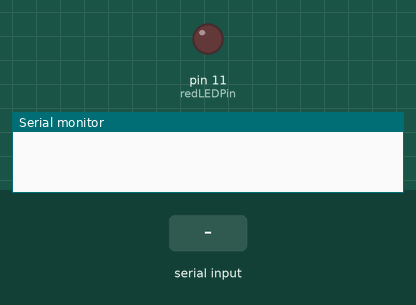
Recording of a sketch running on a simulated Arduino Uno, built with avr-gcc and run on an emulated ATmega328P. Parts: output pins drawn as LEDs (lit = HIGH), the last lines printed to the serial monitor. The test bench sets the inputs (shaded band).

Above: at 1.2 s.
1.3 s: "R" received over Serial
At 1.9 s:
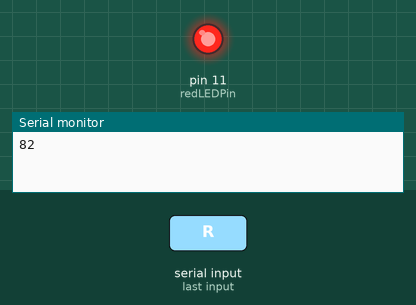
2.8 s: "r" received over Serial
At 3.1 s:
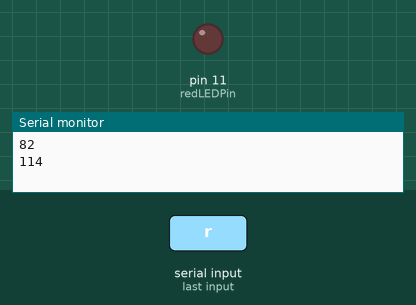
Timing chart, 0 to 5.8 s (numbered marks = the images above; inputs shaded):
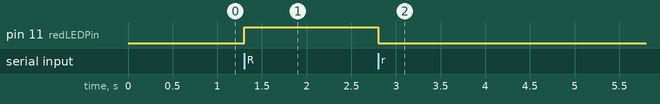

Measured:
- after the input at 1.3 s, pin 11 (redLEDPin): LOW → HIGH at once
- after the input at 2.8 s, pin 11 (redLEDPin): HIGH → LOW at once

The sketch:

sketch_oct04a.pde
```cpp
//----------------------Arduino code-------------------------


int message = 0;     //  This will hold one byte of the serial message
int redLEDPin = 11;   //  What pin is the red LED connected to?
int redLED = 0;          //  The value/brightness of the LED, can be 0-255

void setup() {
  Serial.begin(9600);  //set serial to 9600 baud rate
}

void loop(){
    if (Serial.available() > 0) { //  Check if there is a new message
      message = Serial.read();    //  Put the serial input into the message

Serial.println(message);

   if (message == 'R'){  //  If a capitol R is received...
     redLED = 255;       //  Set redLED to 255 (on)

 }
   if (message == 'r'){  //  If a lowercase r is received...
     redLED = 0;         //  Set redLED to 0 (off)
   }

 }
analogWrite(redLEDPin, redLED);  //  Write an analog value between 0-255
}

//----------------------------end Arduino code--------------------------------
```
